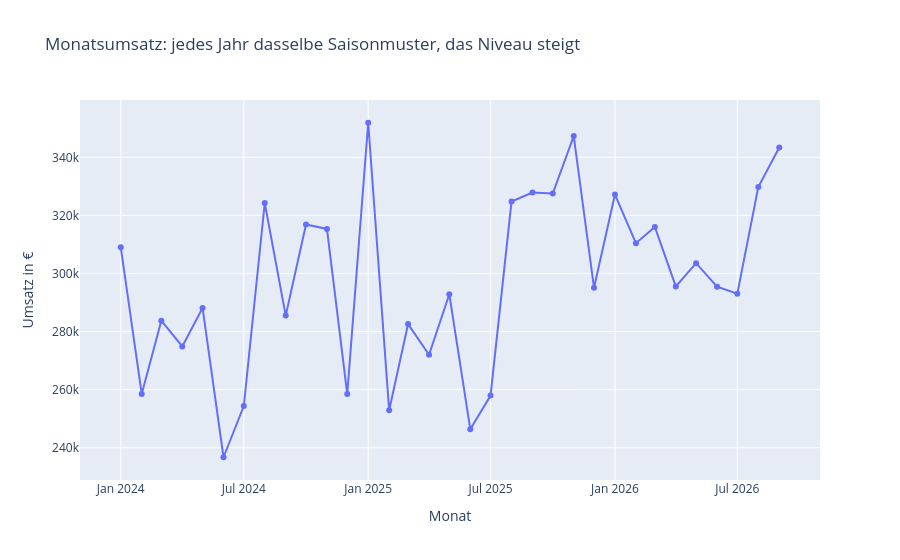

Notebook source saved alongside this figure:
### Markdown cell above
# Lab 6.1 – Umsatz prognostizieren

**Beispiel (fertige Lösung).** Zellen der Reihe nach mit **Umschalt+Enter** ausführen.

| Prognose | Formel | Status |
| --- | --- | --- |
| naiv | Umsatz im selben Monat des Vorjahres | fertig |
| einfach | Vorjahresmonat × Trendfaktor; Trendfaktor = Umsatz der letzten 12 Monate / Umsatz der 12 Monate davor | Aufgabe 1 |

Ablauf: Monatsumsatz → beide Prognosen → Backtest April–September 2026 mit MAPE → Prognose Oktober–Dezember 2026. Ergebnis: `prognose_2026.csv` und `prognose_2026.html` in `ORDNER`.

### Code cell
import pandas as pd
import plotly.express as px

EINGABE = "project/examples/m02-data-preparation/l03-features/umsatz_features.csv"
ORDNER = "project/examples/m06-forecast-report/l01-forecast/"     # hier landen prognose_2026.csv und prognose_2026.html

df = pd.read_csv(EINGABE)
umsatz = df.groupby("monat")["umsatz"].sum().round(2)    # Monatsumsatz: "2024-01" -> Betrag
print(len(umsatz), "Monate von", umsatz.index[0], "bis", umsatz.index[-1])
px.line(x=umsatz.index, y=umsatz.values, markers=True,
        title="Monatsumsatz: jedes Jahr dasselbe Saisonmuster, das Niveau steigt",
        labels={"x": "Monat", "y": "Umsatz in €"})

### Figure 1 — Plotly figure (JSON) as saved in the notebook; plotly's stock layout.template omitted (floating-point values rounded to 4 significant figures)
{"data": [{"hovertemplate": "Monat=%{x}<br>Umsatz in €=%{y}<extra></extra>", "legendgroup": "", "line": {"color": "#636efa", "dash": "solid"}, "marker": {"symbol": "circle"}, "mode": "lines+markers", "name": "", "orientation": "v", "showlegend": false, "type": "scatter", "x": ["2024-01", "2024-02", "2024-03", "2024-04", "2024-05", "2024-06", "2024-07", "2024-08", "2024-09", "2024-10", "2024-11", "2024-12", "2025-01", "2025-02", "2025-03", "2025-04", "2025-05", "2025-06", "2025-07", "2025-08", "2025-09", "2025-10", "2025-11", "2025-12", "2026-01", "2026-02", "2026-03", "2026-04", "2026-05", "2026-06", "2026-07", "2026-08", "2026-09"], "xaxis": "x", "y": [309100.0, 258500.0, 283800.0, 274900.0, 288100.0, 236700.0, 254300.0, 324300.0, 285500.0, 316900.0, 315400.0, 258500.0, 351900.0, 252900.0, 282600.0, 272000.0, 292800.0, 246400.0, 258000.0, 324800.0, 327900.0, 327500.0, 347300.0, 295100.0, 327200.0, 310400.0, 316000.0, 295500.0, 303600.0, 295500.0, 293100.0, 329800.0, 343400.0], "yaxis": "y"}], "layout": {"legend": {"tracegroupgap": 0}, "title": {"text": "Monatsumsatz: jedes Jahr dasselbe Saisonmuster, das Niveau steigt"}, "xaxis": {"anchor": "y", "domain": [0.0, 1.0], "title": {"text": "Monat"}}, "yaxis": {"anchor": "x", "domain": [0.0, 1.0], "title": {"text": "Umsatz in €"}}}}
